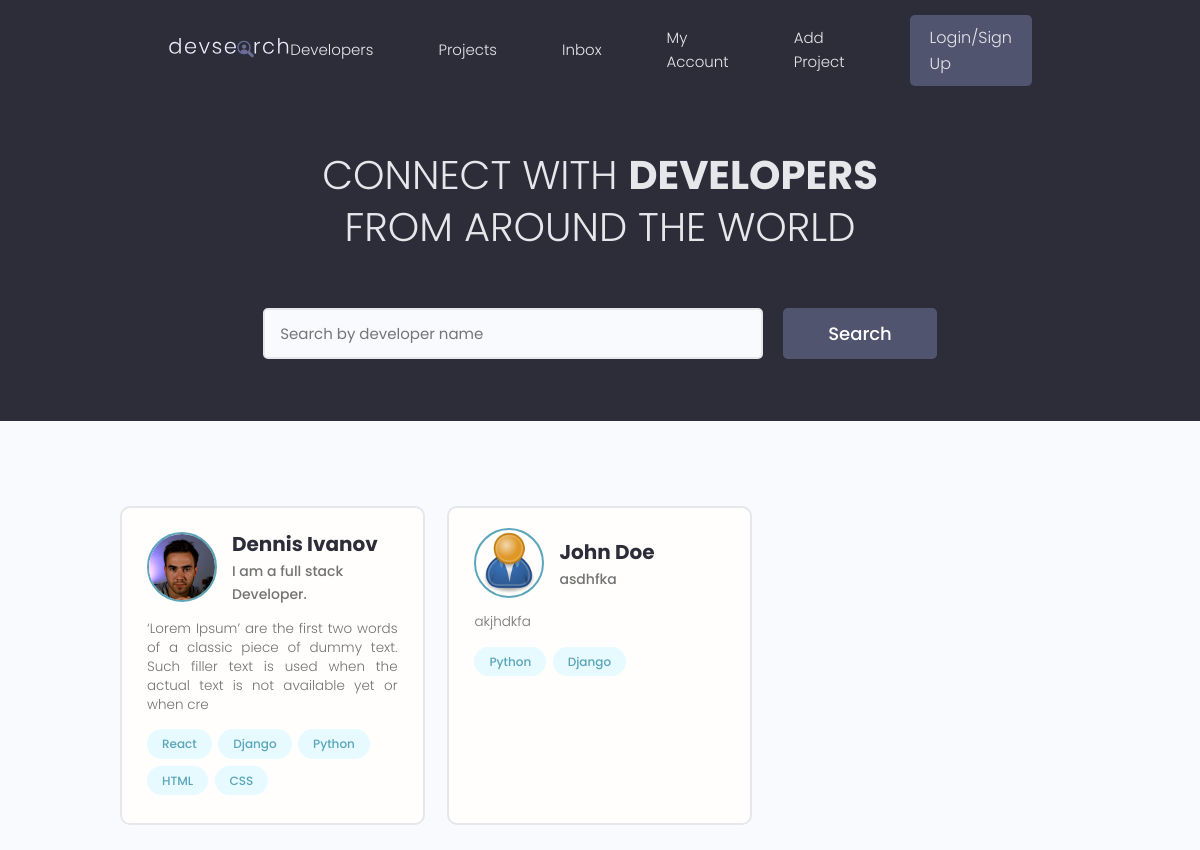
The page / on the database its author committed.
### users/models.py (models this page shows, shortened)
class Profile(models.Model):
    user = models.OneToOneField(User, on_delete=models.CASCADE, null=True, blank=True)
    name = models.CharField(max_length=200, blank=True, null=True)
    email = models.EmailField(max_length=500, blank=True, null=True)
    username = models.CharField(max_length=200, blank=True, null=True)
    location = models.CharField(max_length=200, blank=True, null=True)
    short_intro = models.CharField(max_length=200, blank=True, null=True)
    bio = models.TextField(blank=True, null=True)
    profile_image = models.ImageField(null=True, blank=True, upload_to='profiles/', default="profiles/user-default.png")
    social_github = models.CharField(max_length=200, blank=True, null=True)
    social_twitter = models.CharField(max_length=200, blank=True, null=True)
    social_linkedin = models.CharField(max_length=200, blank=True, null=True)
    social_youtube = models.CharField(max_length=200, blank=True, null=True)
    social_website = models.CharField(max_length=200, blank=True, null=True)
    created = models.DateTimeField(auto_now_add=True)
    id = models.UUIDField(default=uuid.uuid4, unique=True, primary_key=True, editable=False)

class Skill(models.Model):
    owner = models.ForeignKey(Profile, on_delete=models.CASCADE, null=True, blank=True)
    name = models.CharField(max_length=200, blank=True, null=True)
    description = models.TextField(null=True, blank=True)
    created = models.DateTimeField(auto_now_add=True)
    id = models.UUIDField(default=uuid.uuid4, unique=True, primary_key=True, editable=False)
    def __str__(self):
        return str(self.name)

### users/views.py (the view)
# urls.py: path('', views.profiles, name="profiles"),
def profiles(request):
    profiles = Profile.objects.all()
    context = {'profiles' : profiles}
    return render(request, 'users/profiles.html', context)

### users/templates/users/profiles.html (shortened to what this page needs)
{% extends 'main.html' %}
{% block content %}
<main class="home">
    <section class="hero-section text-center">
      <div class="container container--narrow">
        <div class="hero-section__box">
          <h2>CONNECT WITH <span>DEVELOPERS</span></h2>
          <h2>FROM AROUND THE WORLD</h2>
        </div>
        <div class="hero-section__search">
          <form class="form" action="#" method="get">
            <div class="form__field">
              <input class="input input--text" id="formInput#search" type="text" name="text"
                placeholder="Search by developer name" />
            </div>
            <input class="btn btn--sub btn--lg" type="submit" value="Search" />
          </form>
        </div>
      </div>
    </section>
    <section class="devlist">
      <div class="container">
        <div class="grid grid--three">
        {% for profile in profiles %}
          <div class="column card">
            <div class="dev">
              <a href="{% url 'user-profile' profile.id %}" class="card__body">
                <div class="dev__profile">
                  <img class="avatar avatar--md" src="{{ profile.profile_image.url }}" alt="image" />
                  <div class="dev__meta">
                    <h3>{{ profile.name }}</h3>
                    <h5>{{ profile.short_intro|slice:"60" }}</h5>
                  </div>
                </div>
                <p class="dev__info">
                  {{profile.bio|slice:"150"}}
                </p>
                <div class="dev__skills">
                  {% for skill in profile.skill_set.all|slice:"5" %}
                  <span class="tag tag--pill tag--main">
                    <small>{{ skill }}</small>
                  </span>
                  {% endfor %}
                </div>
              </a>
            </div>
          </div>
        {% endfor %}
        </div>
      </div>
    </section>
  </main>
{% endblock content %}

### static/styles/app.css (style rules this page uses)
:root { --color-sub: #2d2d39; }
.btn--sub { background-color: var(--color-sub-light); }
.card { border: 2px solid var(--color-light); }
img { width: 100%; }
.hero-section { height: 40vh; display: flex; align-items: center; background-color: var(--color-sub); }
.hero-section__box { margin-bottom: 4rem; }
.hero-section__box > h2, .hero-section__box > h2 > span { font-size: 4rem; color: var(--color-light); line-height: 1.3; text-transform: uppercase; }
.hero-section__box > h2 { font-weight: 300; }
.hero-section__box > h2 > span { font-weight: 700; }
.hero-section__search > .form { display: flex; align-items: center; justify-content: center; gap: 2rem; }
.hero-section__search > .form input.input--text { width: 50rem; }
.devlist { margin-top: 8rem; }
.devlist .grid { align-items: stretch; }
.devlist .dev .dev__profile { display: flex; align-items: center; gap: 1.5rem; }
.devlist .dev .dev__meta h3 { color: var(--color-sub); font-size: 2rem; font-weight: 700; }
.devlist .dev .dev__meta h5 { color: var(--color-text); font-size: 1.4rem; font-weight: 500; }
.devlist .dev .dev__info { margin: 1.5rem 0; font-size: 1.35rem; line-height: 1.4; text-align: justify; }

### static/uikit/styles/modules/_variables.css (style rules this page uses)
:root { --color-main: #5aa5b9; --color-main-light: #e6faff; --color-sub: #3f4156; --color-sub-light: #51546e; --color-sub-lighter: #ededfd; --color-text: #737373; --color-gray: #8b8b8b; --color-light: #e5e7eb; --color-light-gray: #767676; --color-bg: #f8fafd; --color-white: #fffefd; --color-white-light: #f3f3f3; --color-success: #359e64; --color-success-bg: #def8e8; --color-error: #fc4b0b; --color-error-bg: #fff2ee; --font-base: 'Poppins', arial, helvetica, 'Segoe UI', roboto, ubuntu, sans-serif; --font-monospace: 'Fira Code', 'Courier New', courier, monospace; --font-regular: 300; --font-medium: 500; --font-bold: 700; --generic-shadow: 1px 1px 5px #00000010; --generic-transition: all 0.3s ease-in-out; }

### static/uikit/styles/modules/_base.css (style rules this page uses)
* { margin: 0; padding: 0; box-sizing: border-box; text-rendering: optimizeLegibility; color: inherit; font-size: inherit; }
html { font-size: 50%; }
@media only screen and (min-width: 480px) { html { font-size: 56.25%; } }
@media only screen and (min-width: 1200px) { html { font-size: 62.5%; } }
body { line-height: 1.6; font-weight: 400; font-size: 1.5rem; color: var(--color-text); background-color: var(--color-bg); min-height: 100vh; }

### static/uikit/styles/modules/_typography.css (style rules this page uses)
* { font-family: var(--font-base); }
h2 { font-size: 3.6rem; font-weight: var(--font-bold); }
h3 { font-size: 3.2rem; font-weight: var(--font-medium); }
h5 { font-size: 2.4rem; font-weight: var(--font-medium); }
h5, h6 { font-weight: var(--font-regular); }
p, span, strong { font-size: 1.6rem; color: var(--color-text); font-weight: var(--font-regular); }
a { padding-bottom: 2px; text-decoration: none; display: inline-block; color: var(--color-main); font-weight: var(--font-medium); }

### static/uikit/styles/modules/_utilities.css (style rules this page uses)
.container { width: 92%; max-width: 165rem; margin: 0 auto; box-sizing: border-box; }
.container--narrow { width: 92%; max-width: 120rem; }
@media screen and (min-width: 1000px) { .container { width: 90%; } }
@media screen and (min-width: 1000px) { .container--narrow { width: 85%; } }
@media screen and (min-width: 1200px) { .container { width: 80%; } }
@media screen and (min-width: 1200px) { .container--narrow { width: 72%; } }
.text-center { text-align: center; }

### static/uikit/styles/modules/_avatar.css (style rules this page uses)
.avatar { border-radius: 50%; border: 2px solid var(--color-main); object-fit: cover; }
.avatar--md { height: 7rem; width: 7rem; }

### static/uikit/styles/modules/_button.css (style rules this page uses)
.btn { display: inline-block; position: relative; cursor: pointer; background-color: var(--color-light); font-weight: var(--font-medium); color: var(--color-sub); text-decoration: none; padding: 1rem 2rem; border-radius: 0.5rem; border: none; width: -webkit-fit-content; width: -moz-fit-content; width: fit-content; height: -webkit-fit-content; height: -moz-fit-content; height: fit-content; font-size: 1.6rem; outline-width: 0; outline-color: transparent; -webkit-backface-visibility: hidden; backface-visibility: hidden; transition: all 0.3s ease-in-out; }
.btn--sub { background-color: var(--color-sub); color: var(--color-white); }
.btn--lg { font-size: 1.8rem; padding: 1.2rem 4.5rem; }

### static/uikit/styles/modules/_card.css (style rules this page uses)
.card { border-radius: 1rem; background-color: var(--color-white); border: 1.5px solid var(--color-light); width: auto; height: auto; margin-top: 0.5rem; margin-bottom: 0.5rem; overflow: hidden; }
.card__body, .card__header { padding: 2rem 2.5rem; }

### rows shown on the page
Profile: profile_image (picture), name "Dennis Ivanov", short_intro "I am a full stack Developer.", bio "‘Lorem Ipsum’ are the first two words of a classic piece of dummy text. Such filler text is used when the actual text is not available yet or when cre"
Skill: name "React"
Skill: name "Django"
Skill: name "Python"
Skill: name "HTML"
Skill: name "CSS"
Profile: profile_image (placeholder picture), name "John Doe", short_intro "asdhfka", bio "akjhdkfa"
Skill: name "Python"
Skill: name "Django"
